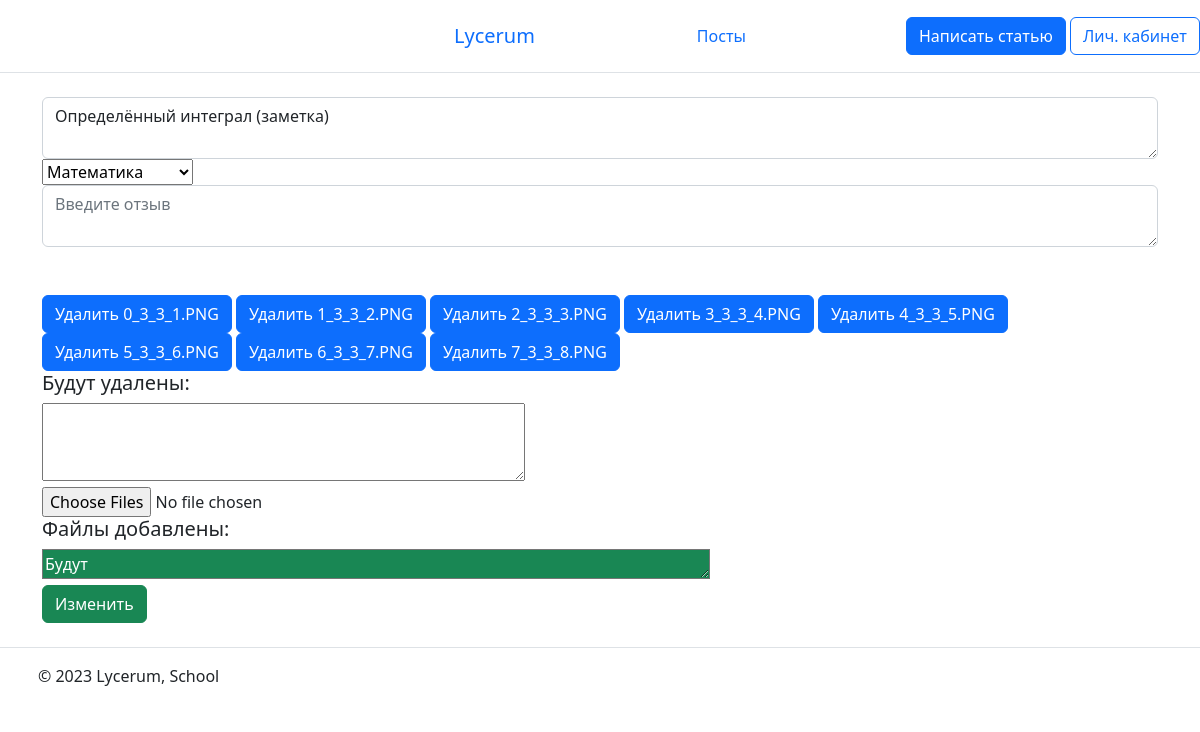
The app's page /posts_record/3 (signed in) with its own data.
### webapp/models.py (models this page shows, shortened)
class Record(db.Model):
    __tablename__ = 'record'
    id = db.Column(db.Integer, primary_key=True)
    user_id = db.Column(db.Integer, db.ForeignKey('user.id'), nullable=False)
    users = db.relationship('User',
                            backref=db.backref('user', lazy='joined'),
                            lazy=True)
    title = db.Column(db.String(50), nullable=False)
    subject = db.Column(db.String, nullable=False)
    text = db.Column(db.Text, nullable=False)
    sum_of_files = db.Column(db.Integer, default=0)
    date = db.Column(db.DateTime, default=datetime.utcnow)

class Files(db.Model):
    __tablename__ = 'files'
    id = db.Column(db.Integer, primary_key=True)
    record_id = db.Column(db.Integer, db.ForeignKey('record.id'), nullable=False)
    records = db.relationship('Record',
                              backref=db.backref('record', lazy='joined'),
                              lazy=True)
    filename = db.Column(db.String, nullable=False)
    path_to_explorer = db.Column(db.String, nullable=False)
    format = db.Column(db.String, nullable=False)

### webapp/routs.py (the view, shortened to what this page needs)
@app.route('/posts_record/<int:id>', methods=['POST', 'GET'])
@login_required
def change_record(id):
    record = Record.query.get(id)
    files = Files.query.filter_by(record_id=record.id).all()
    total_p = 0
    total_files = len(files)
    for i in files:
        total_p += os.path.getsize(os.path.join('webapp', 'static', 'files', i.filename))
    return render_template('change_record.html',
                           item=record,
                           files=files,
                           maximum=MAX_CONTENT_LENGTH,
                           maximum_quantity=MAXIMUM_QUANTITY,
                           total_p=total_p,
                           total_files=total_files
                           )

### webapp/models.py (called while the page is built)
@manager.user_loader
def load_user(user_id):
    return User.query.get(user_id)

### webapp/routs.py (called while the page is built)
@app.after_request
def redirect_to_signin(response):
    if response.status_code == 401:
        return redirect(url_for('login_page') + '?next=' + request.url)
    return response

### webapp/templates/change_record.html (shortened to what this page needs)
{% extends 'base.html' %}
{% block body %}
<form method="post" enctype="multipart/form-data">
    <textarea name="title" class="form-control" placeholder="Введите заголоаок" maxlength="50">{{ item.title }}</textarea>
    <select name="subject">
      <option value="math">Математика</option>
    </select>
    <textarea name="text" class="form-control" placeholder="Введите отзыв">{{ item.text }}</textarea><br>
    <br>
    {% for file in files %}
        <button value="{{ file.filename }}" type="button" class="btn btn-primary" name="{{ file.filename }}"
                id="{{ file.filename }}">Удалить {{ file.filename }}</button>
    {% endfor %}
    <br>
    <h5>Будут удалены:</h5>
    <textarea id="output" name="output" inert rows="3" cols="50"></textarea>
    <br>
    <input type="file" id="files" name="files" value="Добавить файлы" multiple>
    <h5>Файлы добавлены:</h5>
    <textarea inert rows="1" cols="70" id="add_files" name="add_files" class="bg-success text-white">Будут</textarea>
    <br>
    <input type="submit" class="btn btn-success" name="create_btn" value="Изменить">
</form>
{% endblock %}

### records on screen
Record: title "Определённый интеграл (заметка)"
Files: filename "0_3_3_1.PNG"
Files: filename "1_3_3_2.PNG"
Files: filename "2_3_3_3.PNG"
Files: filename "3_3_3_4.PNG"
Files: filename "4_3_3_5.PNG"
Files: filename "5_3_3_6.PNG"
Files: filename "6_3_3_7.PNG"
Files: filename "7_3_3_8.PNG"
